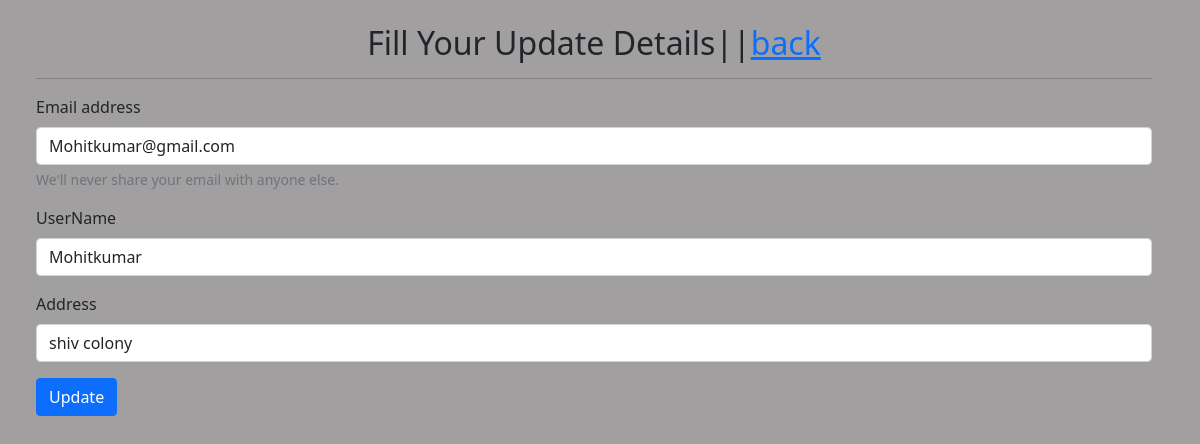
/edit/13, run on the app's committed database.
### myapp/models.py (models this page shows, shortened)
class databse(models.Model):
    id =models.AutoField(primary_key=True)
    Email =models.EmailField( max_length=254)
    UserName =models.CharField(max_length=50)
    Address =models.CharField(max_length=100)
    Password =models.CharField(max_length=30)

### myapp/views.py (the view)
# urls.py: path("edit/<str:id>",views.edit,name='edit'),
def edit(request,id):
    data=databse.objects.filter(id=id)
    user={
        'user_data':data
    }
    return render(request,'update.html',user)

### templates/update.html (shortened to what this page needs)
<!doctype html>
<html lang="en">
  <head>
    <link href="https://cdn.jsdelivr.net/npm/bootstrap@5.1.3/dist/css/bootstrap.min.css" rel="stylesheet">
    </head>
    <body>
        {% for i  in user_data %}
 <div class="container m-4 " id='updatebox'>
    <form action ='/update/{{i.id}}' method ='post'>
        <h2 class="text-center">Fill Your Update Details||<a href="/home">back</a></h2>
        <hr>
          <div class="mb-3">
            <label for="exampleInputEmail1" class="form-label">Email address</label>
            <input type="email" class="form-control" id="exampleInputEmail1" aria-describedby="emailHelp" name='mail' value="{{i.Email}}">
            <div id="emailHelp" class="form-text">We'll never share your email with anyone else.</div>
          </div>
            <div class="mb-3">
            <label for="exampleInputEmail1" class="form-label">UserName</label>
            <input type="text" class="form-control" id="exampleInputEmail1" aria-describedby="emailHelp" name='username' value="{{i.UserName}}">
          </div>
            <div class="mb-3">
            <label for="exampleInputEmail1" class="form-label">Address</label>
            <input type="text" class="form-control" id="exampleInputEmail1" aria-describedby="emailHelp" name='address' value="{{i.Address}}">
          </div>
          <button type="submit" class="btn btn-primary">Update</button>
        </form>
    </div>
    {% endfor %}
  </body>
  </html>

### templates/update.html (style rules this page uses)
body { background-color: rgb(161, 159, 159); }

### data on the page
databse: mail "Mohitkumar@gmail.com", username "Mohitkumar", address "shiv colony"
